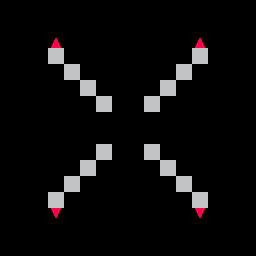

This game map was drawn from its Tiled (.tmx) file and the tilesets committed beside it. A one-line description and the full map source follow:
An orthogonal 16x16 tile map with 16x16 px tiles, 1 tile layer (Tile Layer 1).

<map version="1.0" orientation="orthogonal" renderorder="left-up" width="16" height="16" tilewidth="16" tileheight="16" nextobjectid="1">
 <tileset firstgid="1" source="../Default.tsx" />
 <layer name="Tile Layer 1" width="16" height="16">
  <data encoding="csv">
0,0,0,0,0,0,0,0,0,0,0,0,0,0,0,0,
0,0,0,0,0,0,0,0,0,0,0,0,0,0,0,0,
0,0,0,11,0,0,0,0,0,0,0,0,11,0,0,0,
0,0,0,5,0,0,0,0,0,0,0,0,5,0,0,0,
0,0,0,0,5,0,0,0,0,0,0,5,0,0,0,0,
0,0,0,0,0,5,0,0,0,0,5,0,0,0,0,0,
0,0,0,0,0,0,5,0,0,5,0,0,0,0,0,0,
0,0,0,0,0,0,0,0,0,0,0,0,0,0,0,0,
0,0,0,0,0,0,0,0,0,0,0,0,0,0,0,0,
0,0,0,0,0,0,5,0,0,5,0,0,0,0,0,0,
0,0,0,0,0,5,0,0,0,0,5,0,0,0,0,0,
0,0,0,0,5,0,0,0,0,0,0,5,0,0,0,0,
0,0,0,5,0,0,0,0,0,0,0,0,5,0,0,0,
0,0,0,3221225483,0,0,0,0,0,0,0,0,3221225483,0,0,0,
0,0,0,0,0,0,0,0,0,0,0,0,0,0,0,0,
0,0,0,0,0,0,0,0,0,0,0,0,0,0,0,0
</data>
 </layer>
</map>
